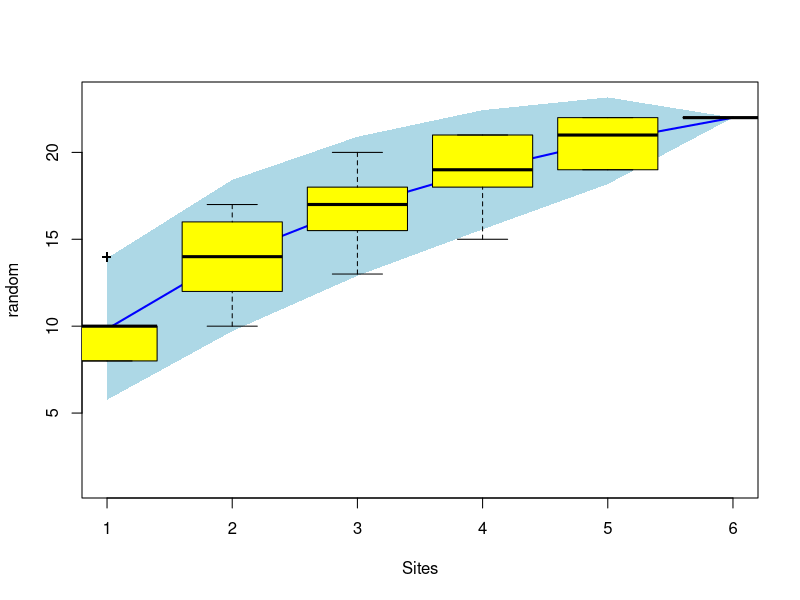
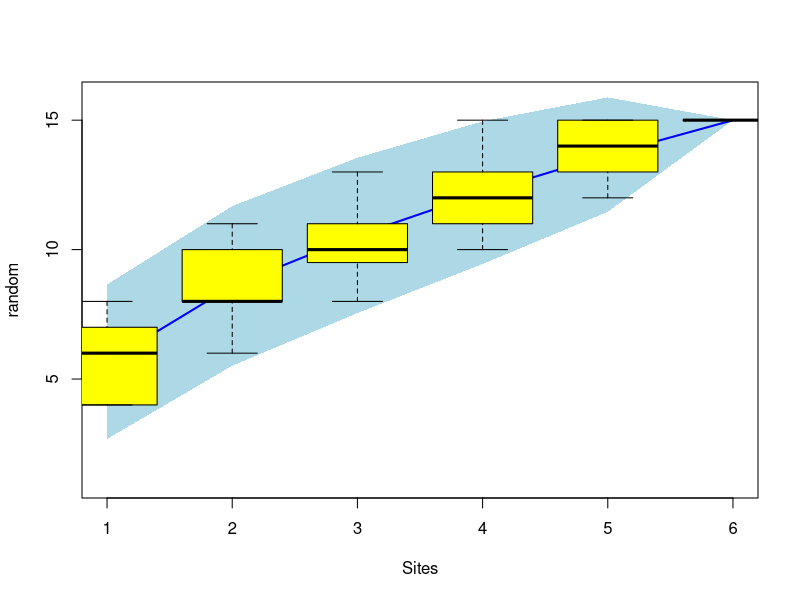
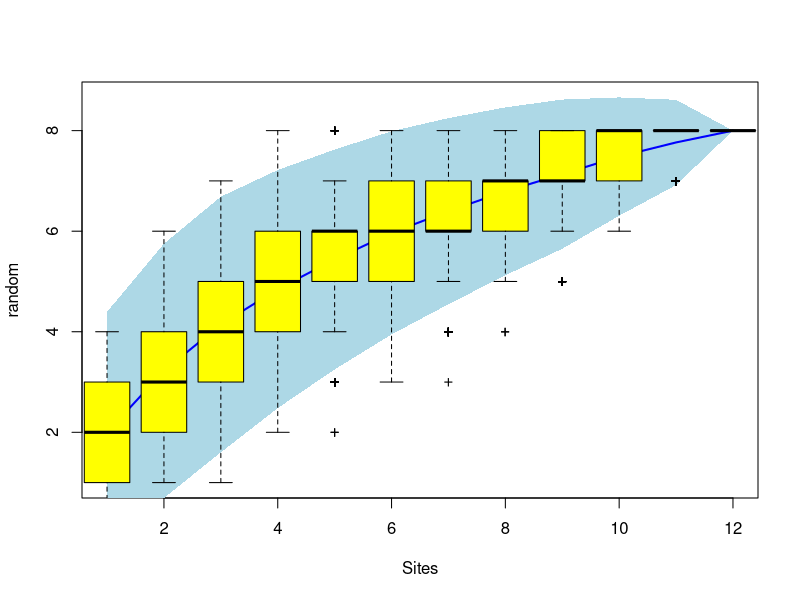
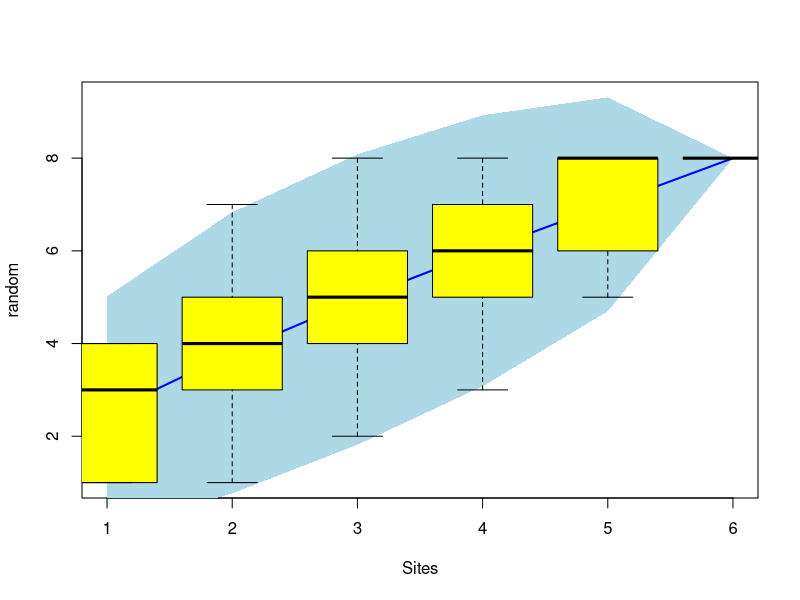
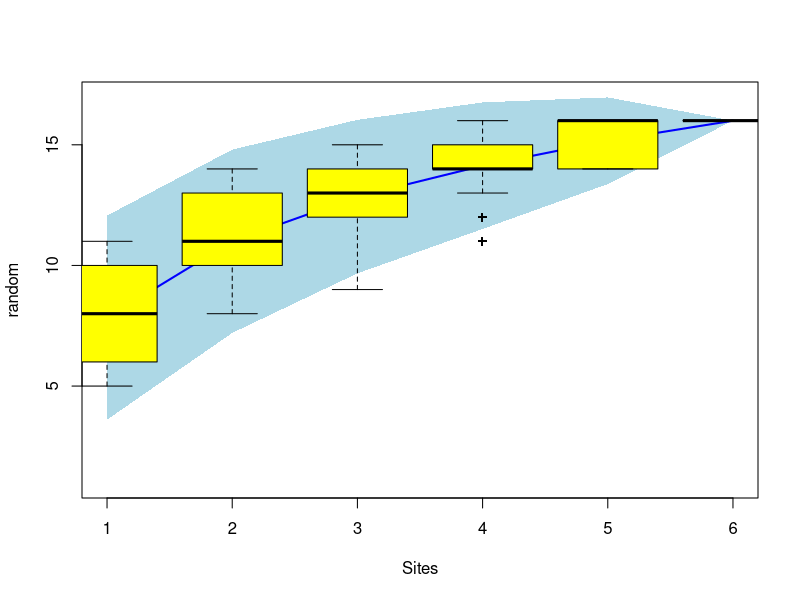
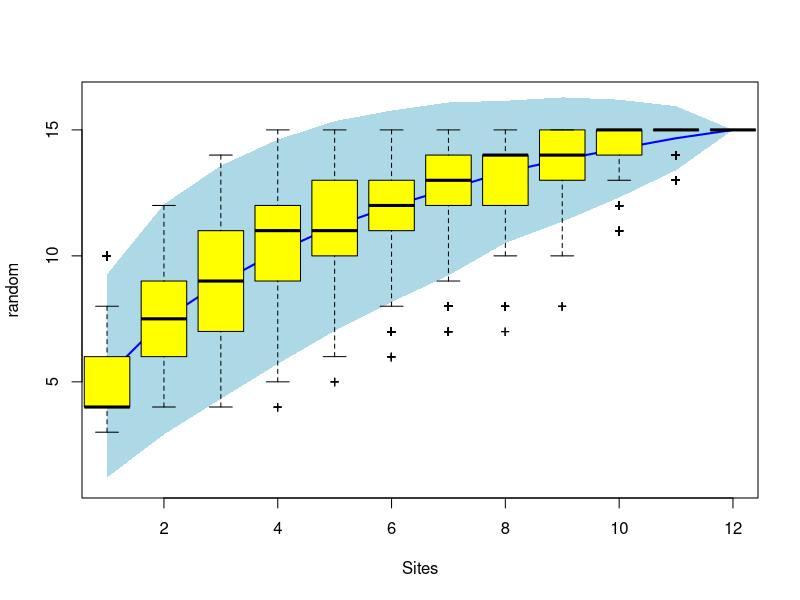
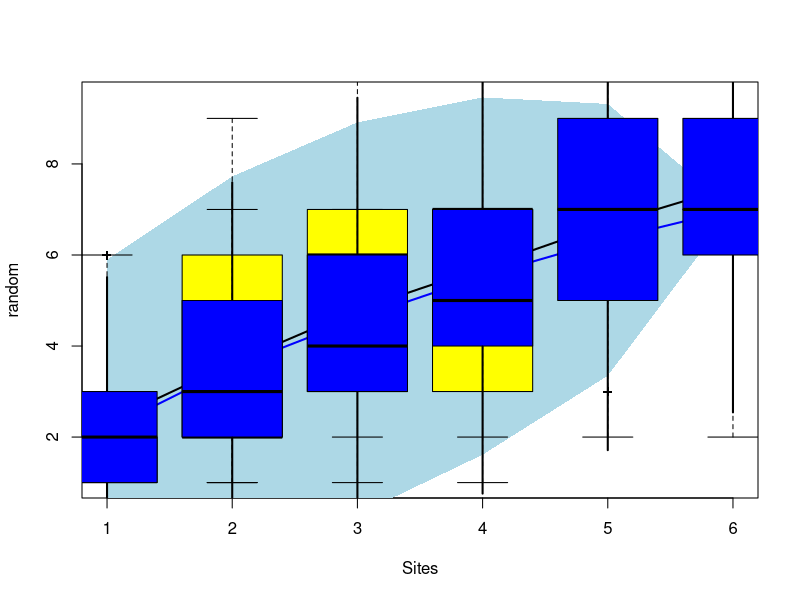
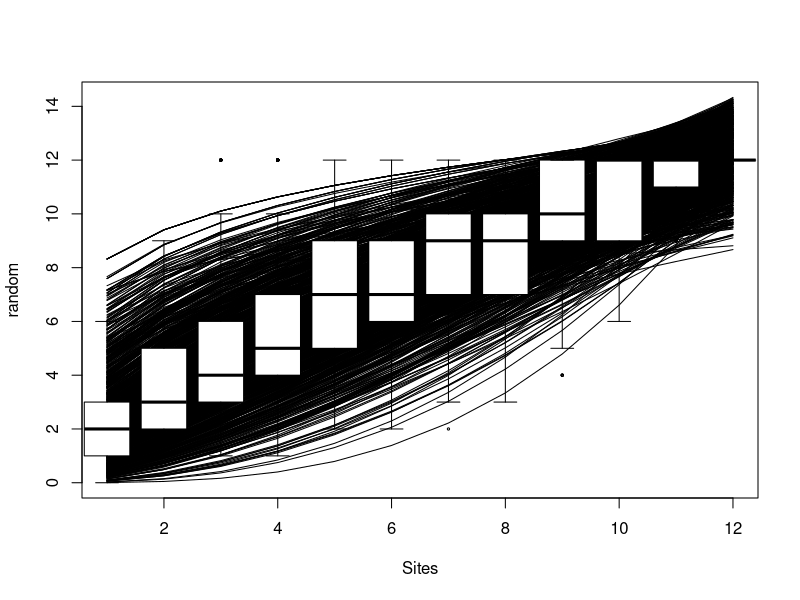

Write R code to recreate these figures, in order.
setwd("~/GitHub/Bluff-Lake-Project/_analysis/Fish")
library(vegan)
library(ggplot2)

Zone1<-read.csv("_dat/Accumulation/SpeciesZone1.csv")
Zone2<-read.csv("_dat/Accumulation/SpeciesZone2.csv")
Zones<-read.csv("_dat/Accumulation/SpeciesZonesCombined.csv")
Fyke<-read.csv("_dat/Accumulation/SpeciesFykeNN.csv")
FykeZ1<-read.csv("_dat/Accumulation/SpeciesFykeNNZ1.csv")
FykeZ2<-read.csv("_dat/Accumulation/SpeciesFykeNNZ2.csv")
Gillnet<-read.csv("_dat/Accumulation/SpeciesGillnetNN.csv")
GillnetZ1<-read.csv("_dat/Accumulation/SpeciesGillnetNNZ1.csv")
GillnetZ2<-read.csv("_dat/Accumulation/SpeciesGillnetNNZ2.csv")
set.seed(123)

#Sampling Days----
#Number of Days Sampled, suite of gears (3 fykes, 1 gillnet)
sp9 <- specaccum(Zones, "random", permutations = 1000, gamma="boot")
specpool(Zones, smallsample = T)
plot(sp9, ci.type="poly", col="blue", lwd=2, ci.lty=0, ci.col="lightblue")
boxplot(sp9, col="yellow", add=TRUE, pch="+")

#Zone 1----
#Number of Days Sampled, suite of gears (3 fykes, 1 gillnet)
sp3 <- specaccum(Zone1, "random", permutations = 1000, gamma="boot")
specpool(Zone1, smallsample = T)
plot(sp3, ci.type="poly", col="blue", lwd=2, ci.lty=0, ci.col="lightblue")
boxplot(sp3, col="yellow", add=TRUE, pch="+")
#Fykes by net night Zone 1
sp4 <- specaccum(FykeZ1, "random", permutations = 1000, gamma="boot")
specpool(FykeZ1, smallsample = T)
plot(sp4, ci.type="poly", col="blue", lwd=2, ci.lty=0, ci.col="lightblue")
boxplot(sp4, col="yellow", add=TRUE, pch="+")
#Gillnets by net night Zone 1
sp5 <- specaccum(GillnetZ1, "random", permutations = 1000, gamma="boot")
specpool(GillnetZ1, smallsample = T)
plot(sp5, ci.type="poly", col="blue", lwd=2, ci.lty=0, ci.col="lightblue")
boxplot(sp5, col="yellow", add=TRUE, pch="+")

#Zone 2----
#Number of Days Sampled, suite of gears (3 fykes, 1 gillnet)
sp6 <- specaccum(Zone2, "random", permutations = 1000, gamma="boot")
specpool(Zone2, smallsample = T)
plot(sp6, ci.type="poly", col="blue", lwd=2, ci.lty=0, ci.col="lightblue")
boxplot(sp6, col="yellow", add=TRUE, pch="+")
#Fykes by net night Zone 2
sp7 <- specaccum(FykeZ2, "random", permutations = 1000, gamma="boot")
specpool(FykeZ2, smallsample = T)
plot(sp7, ci.type="poly", col="blue", lwd=2, ci.lty=0, ci.col="lightblue")
boxplot(sp7, col="yellow", add=TRUE, pch="+")
#Gillnets by net night Zone 2
sp8 <- specaccum(GillnetZ2, "random", permutations = 1000, gamma="boot")
specpool(GillnetZ2, smallsample = T)
plot(sp8, ci.type="poly", col="blue", lwd=2, ci.lty=0, ci.col="lightblue")
boxplot(sp8, col="yellow", add=TRUE, pch="+")


#Gillnet----
#Gillnets by net night, all zones combined
sp1 <- specaccum(Gillnet, "random", permutations = 1000, gamma="boot")
specpool(Gillnet, smallsample = T)
summary(sp1)
plot(sp1,  col="black", lwd=2, add=T)
boxplot(sp1, col="blue", add=TRUE, pch="+")
## Fit Arrhenius models to all random accumulations
mods <- fitspecaccum(sp1, "arrh")
plot(mods, col="black", lty=1)
boxplot(sp1, col = "white", border = "black", lty=1, cex=0.3, add= TRUE)
pool <- poolaccum(Gillnet,permutations = 999, minsize = 3)
summary(pool, display = "jack2")
plot(pool)

#Fyke----
#Fyke nets by net night, all zones combined
sp2 <- specaccum(Fyke, "random", permutations = 1000, gamma="boot")
specpool(Fyke, smallsample = T)
plot(sp2, col="blue", lwd=2)
boxplot(sp2, col="yellow", add=TRUE, pch="+")

#Plots comparing gears
dat <- data.frame(Sites=sp1$sites, Richness=sp1$richness, SD=sp1$sd)
dat2<- data.frame(Sites=sp2$sites, Richness=sp2$richness, SD=sp2$sd)
ggplot() +   theme_classic()+ geom_line(aes(x = dat$Sites, y=dat$Richness))+ 
  geom_errorbar(aes(x=dat$Sites,ymin=(dat$Richness-2*dat$SD),
                    ymax=(dat$Richness+2*dat$SD)), color="black", width=0.5)+
  geom_line(aes(x = dat2$Sites, y=dat2$Richness), lty=2)+ 
  geom_errorbar(aes(x=dat2$Sites,ymin=(dat2$Richness-2*dat2$SD),
                    ymax=(dat2$Richness+2*dat2$SD)), 
                lty= 2,color="black", width=0.5)+
  labs(x="Nets Deployed", y="Number of Species")+ylim(0,20)

#Plots comparing Zones
dat3 <- data.frame(Sites=sp3$sites, Richness=sp3$richness, SD=sp3$sd)
dat4 <- data.frame(Sites=sp4$sites, Richness=sp4$richness, SD=sp4$sd)
dat5 <- data.frame(Sites=sp5$sites, Richness=sp5$richness, SD=sp5$sd)
dat6 <- data.frame(Sites=sp6$sites, Richness=sp6$richness, SD=sp6$sd)
dat7 <- data.frame(Sites=sp7$sites, Richness=sp7$richness, SD=sp7$sd)
dat8 <- data.frame(Sites=sp8$sites, Richness=sp8$richness, SD=sp8$sd)
dat9 <- data.frame(Sites=sp9$sites, Richness=sp9$richness, SD=sp9$sd)
#Number of Days Sampled, suite of gears (3 fykes, 1 gillnet)
ggplot() +   theme_classic()+ geom_line(aes(x = dat9$Sites, y=dat9$Richness))+ 
  geom_errorbar(aes(x=dat9$Sites,ymin=(dat9$Richness-2*dat9$SD),
                    ymax=(dat9$Richness+2*dat9$SD)), color="black", width=0.5)+
  labs(x="Days Sampled", y="Number of Species")+ylim(0,25)
#Number of Days Sampled, suite of gears (3 fykes, 1 gillnet)
ggplot() +   theme_classic()+ geom_line(aes(x = dat3$Sites, y=dat3$Richness))+ 
  geom_errorbar(aes(x=dat3$Sites,ymin=(dat3$Richness-2*dat3$SD),
                    ymax=(dat3$Richness+2*dat3$SD)), color="black", width=0.5)+
  geom_line(aes(x = dat6$Sites, y=dat6$Richness), lty=2)+ 
  geom_errorbar(aes(x=dat6$Sites,ymin=(dat6$Richness-2*dat6$SD),
                    ymax=(dat6$Richness+2*dat6$SD)), 
                lty= 2,color="black", width=0.5)+
  labs(x="Days Sampled", y="Number of Species")+ylim(0,20)
#Fykes by Zone
ggplot() +   theme_classic()+ geom_line(aes(x = dat4$Sites, y=dat4$Richness))+ 
  geom_errorbar(aes(x=dat4$Sites,ymin=(dat4$Richness-2*dat4$SD),
                    ymax=(dat4$Richness+2*dat4$SD)), color="black", width=0.5)+
  geom_line(aes(x = dat7$Sites, y=dat7$Richness), lty=2)+ 
  geom_errorbar(aes(x=dat7$Sites,ymin=(dat7$Richness-2*dat7$SD),
                    ymax=(dat7$Richness+2*dat7$SD)), 
                lty= 2,color="black", width=0.5)+
  labs(x="Nets Deployed", y="Number of Species")+xlim(0,12.5)
#Gillnets by Zone
ggplot() +   theme_classic()+ geom_line(aes(x = dat5$Sites, y=dat5$Richness))+ 
  geom_errorbar(aes(x=dat5$Sites,ymin=(dat5$Richness-2*dat5$SD),
                    ymax=(dat5$Richness+2*dat5$SD)), color="black", width=0.5)+
  geom_line(aes(x = dat8$Sites, y=dat8$Richness), lty=2)+ 
  geom_errorbar(aes(x=dat8$Sites,ymin=(dat8$Richness-2*dat8$SD),
                    ymax=(dat8$Richness+2*dat8$SD)), 
                lty= 2,color="black", width=0.5)+
  labs(x="Nets Deployed", y="Number of Species")
#Zone 1 by gear
ggplot() +   theme_classic()+ geom_line(aes(x = dat5$Sites, y=dat5$Richness))+ 
  geom_errorbar(aes(x=dat5$Sites,ymin=(dat5$Richness-2*dat5$SD),
                    ymax=(dat5$Richness+2*dat5$SD)), color="black", width=0.5)+
  geom_line(aes(x = dat4$Sites, y=dat4$Richness), lty=2)+ 
  geom_errorbar(aes(x=dat4$Sites,ymin=(dat4$Richness-2*dat4$SD),
                    ymax=(dat4$Richness+2*dat4$SD)), 
                lty= 2,color="black", width=0.5)+
  labs(x="Nets Deployed", y="Number of Species")+xlim(0,12.5)
#Zone 2 by gear
ggplot() +   theme_classic()+ geom_line(aes(x = dat8$Sites, y=dat8$Richness))+ 
  geom_errorbar(aes(x=dat8$Sites,ymin=(dat8$Richness-2*dat8$SD),
                    ymax=(dat8$Richness+2*dat8$SD)), color="black", width=0.5)+
  geom_line(aes(x = dat7$Sites, y=dat7$Richness), lty=2)+ 
  geom_errorbar(aes(x=dat7$Sites,ymin=(dat7$Richness-2*dat7$SD),
                    ymax=(dat7$Richness+2*dat7$SD)), 
                lty= 2,color="black", width=0.5)+
  labs(x="Nets Deployed", y="Number of Species")+xlim(0,12.5)


